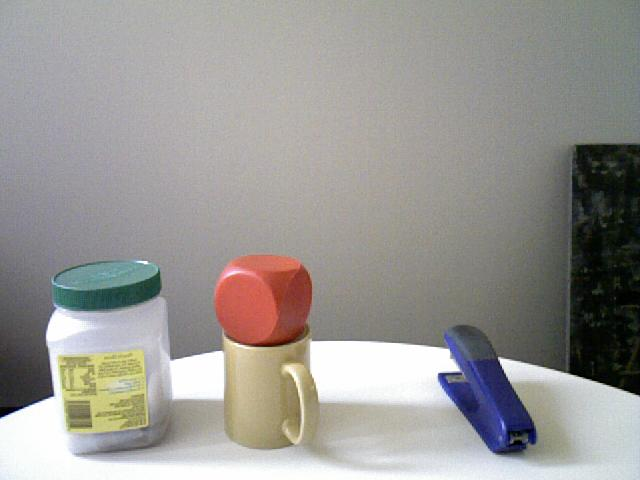
%> input picture code examples/MATLAB/Week 8 code examples/Photo1.jpg, 640 x 480 px
$ octave playWithRGB_0.m   (GNU Octave 9; MATLAB toolbox functions it lacks are replaced by stand-ins)
%> lines starting %> are read from the running program, lines starting %| are printed output that depends on the picture
% ------------------------------------------------
% This is a simple program, which reads a JPG image from a file;
% then it produces some versions of the image, by just inverting
% some of the RGB channels.
% Jose Guivant  - Lecture Matlab.1;  MTRN2500 - s2.2017

% We could try the same, in real-time, when we directly read images from a camera.
% as we will see during the lecture.

% ------------------------------------------------

% We read the photo using imread(), which is a Matlab function to load JPG images.
rgb1 = imread('Photo1.jpg');
%> rgb1 is the input picture: size 480x640x3 uint8; mean R, G, B 153.3, 151.2, 147.7
% You could verify that rgb1 will be a 640x480x3 matrix, of class integer "uint8".
% (it is size WxH = 640x480, because the JPG image has that pixel resolution)

% Now we create another variable, of the same size and class (for representing RGB images, too),
% but we copy to it the original rgb, switching certain channels.
% We do it, easily, by just using indexes.

rgb2 = rgb1(:,:,[2,1,3]);
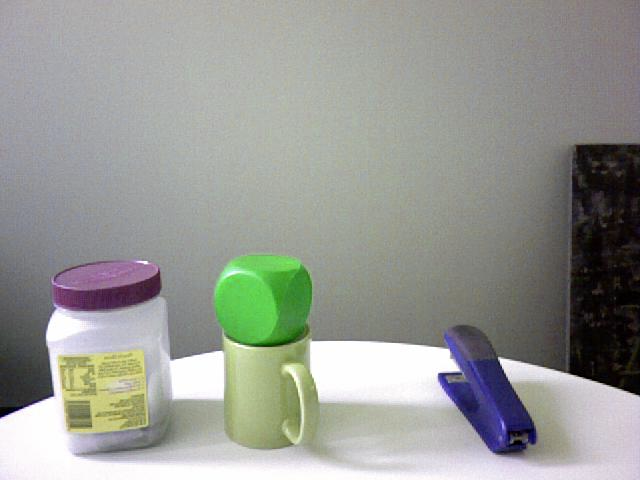
%> rgb2: size 480x640x3 uint8; mean R, G, B 151.2, 153.3, 147.7
% red and green channels, are swapped


rgb3 = rgb1(:,:,[3,2,1]);
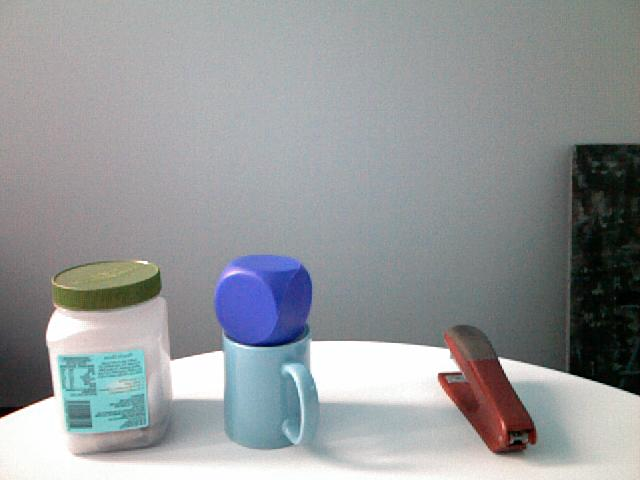
%> rgb3: size 480x640x3 uint8; mean R, G, B 147.7, 151.2, 153.3
% and in this case, red and blue channels ...


rgb4 = rgb1(:,:,[1,3,2]);
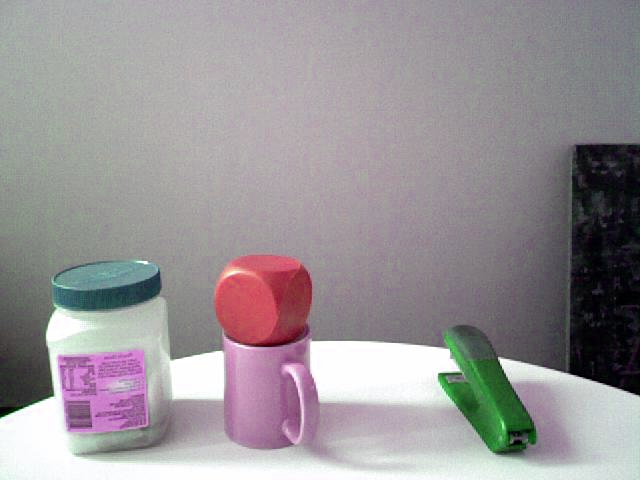
%> rgb4: size 480x640x3 uint8; mean R, G, B 153.3, 147.7, 151.2
% green and blue channels ,

rgb5 = rgb1(:,:,[3,1,2]);
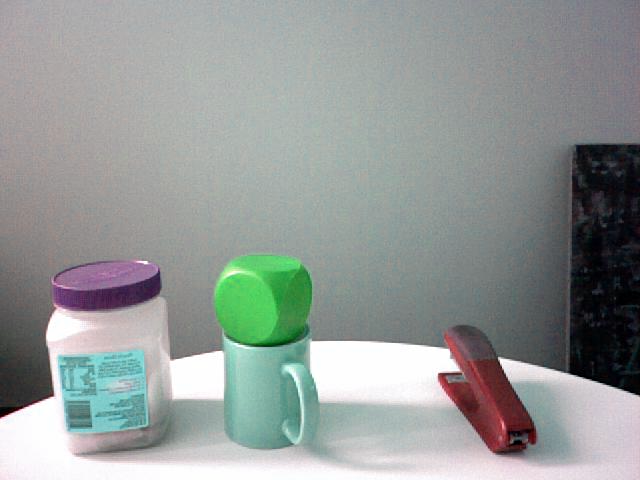
%> rgb5: size 480x640x3 uint8; mean R, G, B 147.7, 153.3, 151.2

% blue <---red
% green <---blue
% red <--- blue;,


% "show the new images, to the humans"
% NfS: In this lecture and examples, we do not intend to investigate about how to
% show data; however, we use some basic image functions, for the purpose of this lecture.


figure(1) ; clf() ;
subplot(321) ; image(rgb2) ;title('R<-->G');
subplot(322) ; image(rgb3) ;title('R<-->B');
subplot(323) ; image(rgb4) ;title('G<-->B');
subplot(324) ; image(rgb5) ;title('RGB<->BRG');
subplot(313) ;
image(rgb1); title('Original Image');

% ------------------------------------------------
